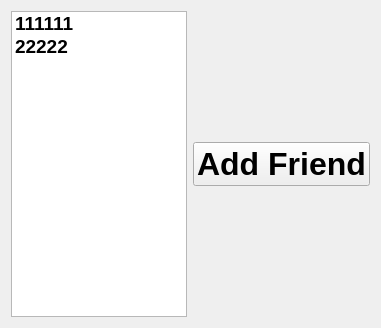
<?xml version="1.0" encoding="UTF-8"?>
<ui version="4.0">
 <class>Online</class>
 <widget class="QWidget" name="Online">
  <property name="geometry">
   <rect>
    <x>0</x>
    <y>0</y>
    <width>381</width>
    <height>328</height>
   </rect>
  </property>
  <property name="windowTitle">
   <string>Form</string>
  </property>
  <layout class="QHBoxLayout" name="horizontalLayout_2">
   <item>
    <layout class="QHBoxLayout" name="horizontalLayout">
     <item>
      <widget class="QListWidget" name="oline_lw">
       <property name="font">
        <font>
         <family>Arial</family>
         <pointsize>14</pointsize>
         <bold>true</bold>
        </font>
       </property>
       <item>
        <property name="text">
         <string>111111</string>
        </property>
       </item>
       <item>
        <property name="text">
         <string>22222</string>
        </property>
       </item>
      </widget>
     </item>
     <item>
      <layout class="QVBoxLayout" name="verticalLayout">
       <item>
        <spacer name="verticalSpacer">
         <property name="orientation">
          <enum>Qt::Vertical</enum>
         </property>
         <property name="sizeHint" stdset="0">
          <size>
           <width>20</width>
           <height>98</height>
          </size>
         </property>
        </spacer>
       </item>
       <item>
        <widget class="QPushButton" name="addFriend_pb">
         <property name="font">
          <font>
           <family>Arial</family>
           <pointsize>24</pointsize>
           <bold>true</bold>
          </font>
         </property>
         <property name="text">
          <string>Add Friend</string>
         </property>
        </widget>
       </item>
       <item>
        <spacer name="verticalSpacer_2">
         <property name="orientation">
          <enum>Qt::Vertical</enum>
         </property>
         <property name="sizeHint" stdset="0">
          <size>
           <width>20</width>
           <height>88</height>
          </size>
         </property>
        </spacer>
       </item>
      </layout>
     </item>
    </layout>
   </item>
  </layout>
 </widget>
 <resources/>
 <connections/>
</ui>
